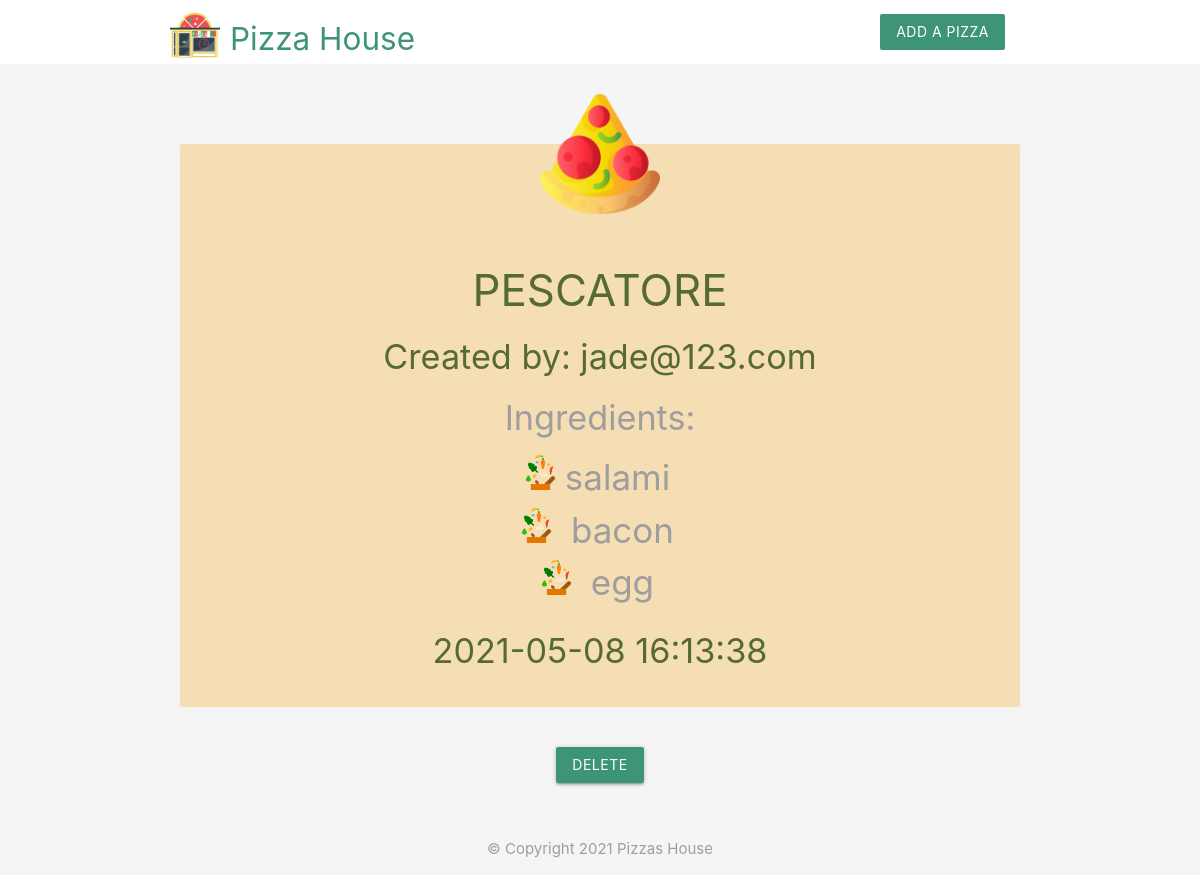
The page /details.php?id=15 on the database its author committed.
### tables this page shows
CREATE TABLE `pizzas` (
  `id` int(11) NOT NULL,
  `title` varchar(255) NOT NULL,
  `email` varchar(255) NOT NULL,
  `ingredients` varchar(255) NOT NULL,
  `created_at` timestamp NOT NULL DEFAULT CURRENT_TIMESTAMP
);

### details.php (the view, shortened to what this page needs)
<?php
include('config/db_connect.php');
if (isset($_GET['id'])) {
    $id = mysqli_real_escape_string($conn, $_GET['id']);
}
$sql = "SELECT * FROM pizzas WHERE id = $id";
$result = mysqli_query($conn, $sql);
$pizza = mysqli_fetch_assoc($result);
?>
<!DOCTYPE html>
<html lang="en">
<?php include('templates/header.php'); ?>
<div class="container center">
    <?php if ($pizza) : ?>
        <div class="card z-depth-0  details">
            <img src="img/pizza-slice.png" class="slice" />
            <div class="card-content center">
                <h3><?php echo htmlspecialchars($pizza['title']); ?></h3>
                <h4>Created by: <?php echo $pizza['email']; ?></h4>
                <h4 class="grey-text">Ingredients:</h4>
                <ul class="grey-text">
                    <?php foreach (explode(',', $pizza['ingredients']) as $ing) : ?>
                        <li class="ingredientDetails"><img src="img/ingredients.png" class="ingredients" /><?php echo htmlspecialchars($ing); ?></li>
                    <?php endforeach; ?>
                </ul>
                <h4><?php echo date($pizza['created_at']); ?></h4>
            </div>
        </div>
    <?php else : ?>
        <p>No such pizza exists</p>
    <?php endif ?>
    <form action="details.php" method="POST">
        <input type="submit" name="delete" value="Delete" class="btn brand" />
    </form>
</div>
<?php include('templates/footer.php'); ?>
</html>

### templates/header.php (style rules this page uses)
.brand { background: rgb(61, 149, 117) !important; }
form { max-width: 460px; margin: 20px auto; padding: 20px; }
.details { background-color: wheat !important; margin-top: 80px; color: darkolivegreen; }
.slice { width: 120px; display: block; position: relative; margin: 40px auto -50px; top: -50px; }
.ingredients { width: 35px; display: inline; position: relative; right: 7px; }
.ingredientDetails { font-size: 35px; }

### rows shown on the page
pizzas: title "PESCATORE", email "jade@123.com", ingredients "salami", ingredients "bacon", ingredients "egg", created_at "2021-05-08 16:13:38"
